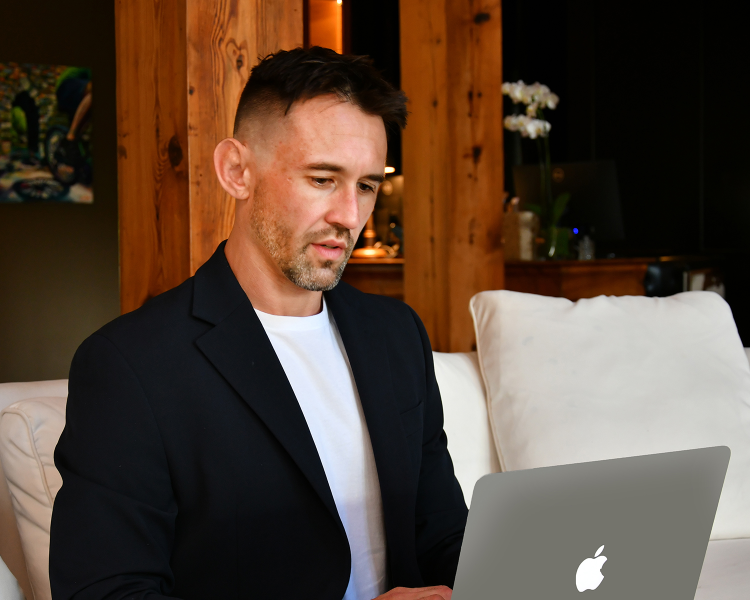
#> input picture images/optimized/CopyofDSC_1425.jpg, 1500 x 1200 px, given in place of headshot_1457.jpg, which was not available (shown at 1/2 size)
$ python optimize_images.py
#> lines starting #> are read from the running program, lines starting #| are printed output that depends on the picture; pictures that were not available may be replaced by others from this repository, and a replacement may not be noted
from PIL import Image
import os

input_dir = 'landingpages/images'
output_dir = 'landingpages/images/optimized'
os.makedirs(output_dir, exist_ok=True)

def optimize_image(filepath, output_path, size=None, quality=85):
#> called with filepath = 'landingpages/images/headshot_1457.jpg', size = (1000, 1000), quality = 85
    try:
        with Image.open(filepath) as img:
#> img is the input picture: PIL image 1500x1200 RGB; mean R, G, B 88.9, 70.3, 56.8
            if size:
                img.thumbnail(size, Image.Resampling.LANCZOS)
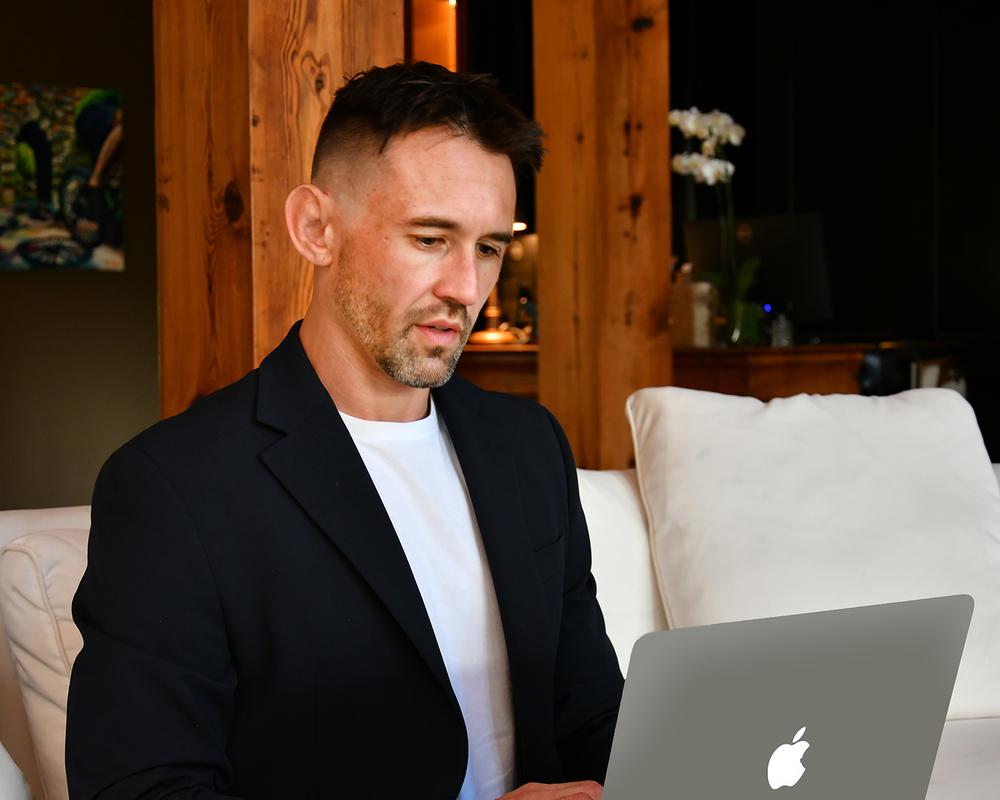
#> img: PIL image 1000x800 RGB; mean R, G, B 88.9, 70.3, 56.8
            img.save(output_path, optimize=True, quality=quality)
            print(f'Optimized {filepath} to {output_path}')
    except Exception as e:
        print(f'Error optimizing {filepath}: {e}')

# Optimize about-image.jpg
optimize_image(os.path.join(input_dir, 'headshot_1457.jpg'), os.path.join(output_dir, 'about-image.jpg'), size=(1000, 1000))

# Optimize testimonial avatars
optimize_image(os.path.join(input_dir, 'headshot_1438.jpg'), os.path.join(output_dir, 'jeremy-funderburk.jpg'), size=(150, 150))
#> call 2 of optimize_image, with filepath = 'landingpages/images/headshot_1438.jpg', size = (150, 150), quality = 85
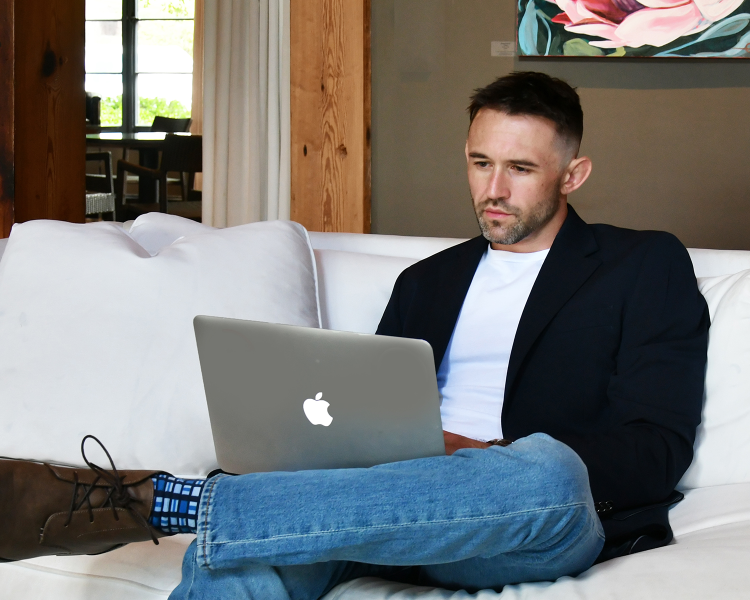
#> input picture images/optimized/CopyofDSC_1429.jpg, 1500 x 1200 px, given in place of headshot_1438.jpg, which was not available (shown at 1/2 size)
#> in optimize_image, img is the input picture: PIL image 1500x1200 RGB; mean R, G, B 120, 120, 118.9
#> in optimize_image (call 2), `img.thumbnail(size, Image.Resampling.LANCZOS)`:
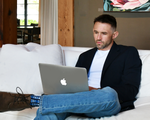
#> img: PIL image 150x120 RGB; mean R, G, B 119.9, 120, 118.9
optimize_image(os.path.join(input_dir, 'headshot_1462.jpg'), os.path.join(output_dir, 'bob-gors.jpg'), size=(150, 150))
optimize_image(os.path.join(input_dir, 'headshot_1501.jpg'), os.path.join(output_dir, 'gina-davila.jpg'), size=(150, 150))

# Optimize contact section AI image
optimize_image(os.path.join(input_dir, 'contact_section_ai_image.png'), os.path.join(output_dir, 'contact-image.png'), quality=90)
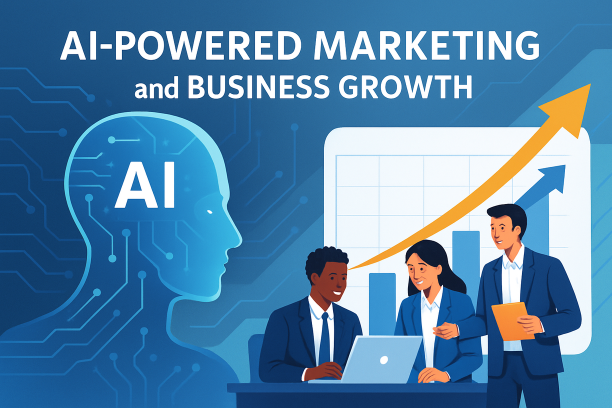
#> input picture contact_section_ai_image.png, 1224 x 816 px, found by its file name (shown at 1/2 size)
#> in optimize_image, img is the input picture: PIL image 1224x816 RGB; mean R, G, B 82.7, 131, 168.6

# Optimize logo
optimize_image(os.path.join(input_dir, 'logo_headshot.jpeg'), os.path.join(output_dir, 'logo.png'), size=(200, 200))
